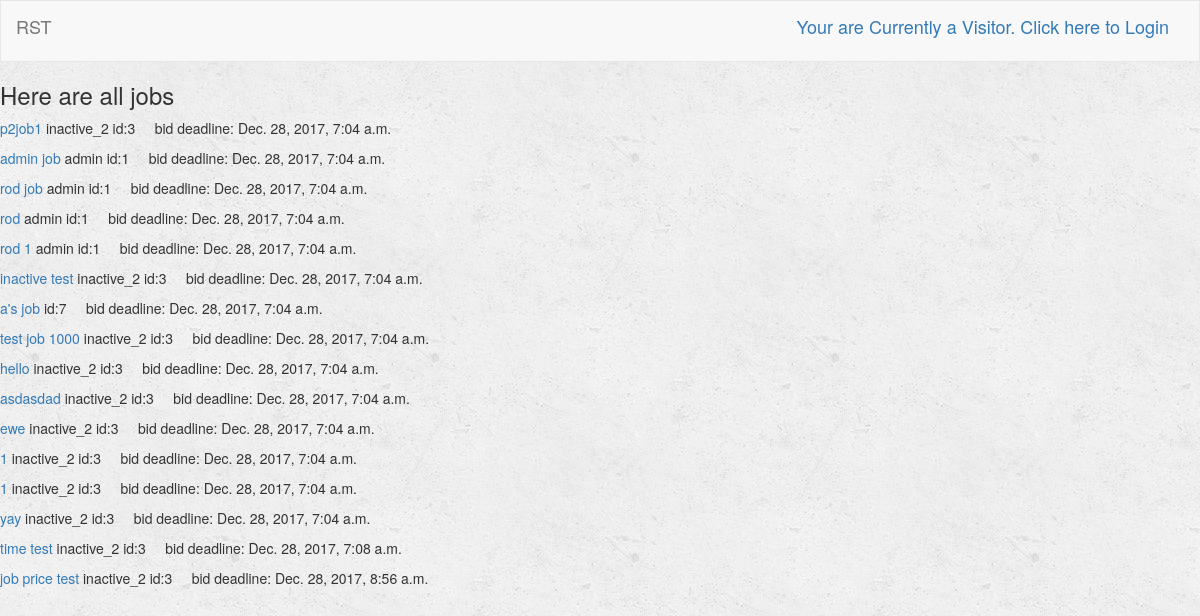
Page /turk/ on the earlier database version.
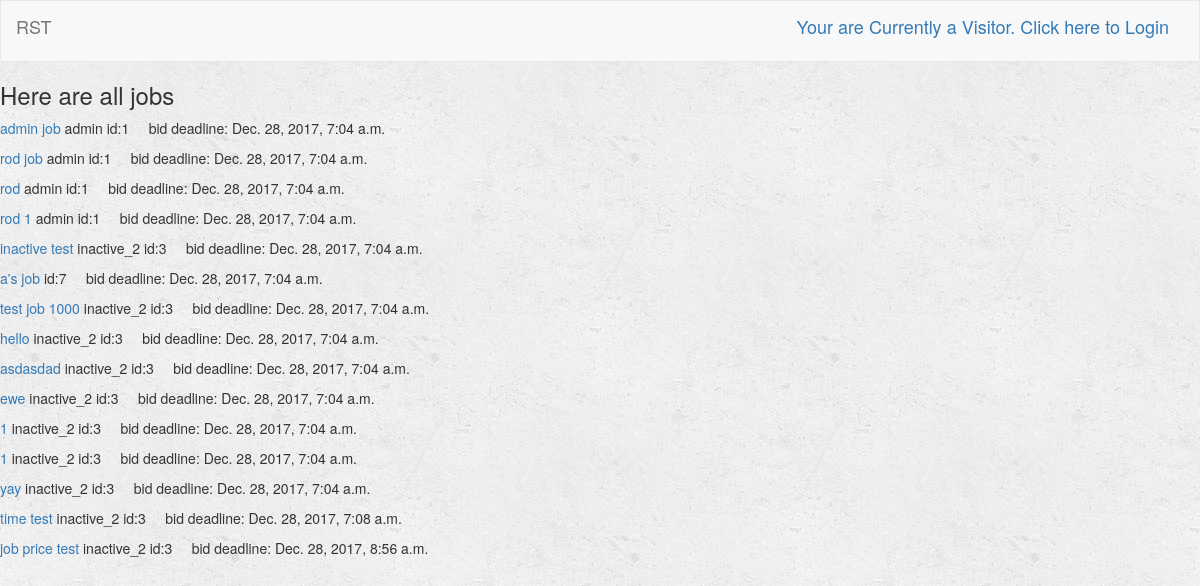
Same page on the later database version.
### turk/models.py (models this page shows, shortened)
class Job(models.Model):
    user = models.ForeignKey(User, on_delete=models.CASCADE, default=1)
    job_title = models.CharField(max_length=250)
    job_description = models.TextField()
    job_price = models.FloatField(default=0)
    is_complete = models.BooleanField(default=False) # job submitted
    is_late = models.BooleanField(default=False)
    is_rated = models.BooleanField(default=False)
    is_open = models.BooleanField(default=True) # Job is still open for bid
    lowest_bid = models.FloatField(validators=[MinValueValidator(0), MaxValueValidator(100)], default=0)
    bid_deadline = models.DateTimeField(default=datetime.now()+timedelta(7))
    job_deadline = models.DateTimeField(default=datetime.now()+timedelta(21))

### turk/views.py (the view)
def index(request):
    all_jobs = Job.objects.filter(is_open=True)
    admin = get_object_or_404(User, pk=1)  # admin
    for i in range(0, len(all_jobs)):
        if timezone.now() - timezone.timedelta(hours=5) > all_jobs[i].bid_deadline:
            all_jobs[i].user.profile.money -= 10  # penalty for having no bidders
            admin.profile.money += 10
            all_jobs[i].is_open = False
            all_jobs[i].is_complete = True # consider job done
            all_jobs[i].user.profile.num_post_ex += 1
            all_jobs[i].save()
            all_jobs[i].user.profile.save()
            admin.profile.save()
            print("No bidder penalty")
    all_jobs = Job.objects.filter(is_open=True)
    for i in range(0, len(all_jobs)):
        print(all_jobs[i].job_title, ": ", all_jobs[i].bid_deadline)
    all_jobs_incomplete = Job.objects.filter(is_complete=False)
    print(len(all_jobs_incomplete))
    for i in range(0, len(all_jobs_incomplete)):
        check_dev_late_proj_penalty(all_jobs_incomplete[i], admin)
    all_jobs = Job.objects.filter(is_open=True)
    if request.user.is_authenticated():
        profile_id = request.user.profile.id
        profile = get_object_or_404(Profile, pk=profile_id)
        user = get_object_or_404(User, pk=profile.user.id)
        give_trophy(profile)
        warn_user(profile)
        if profile.warn_final == True:
            print("Warn_final")
            FormToSuperUser.reason = 'Protest Warning'
            return render(request, 'turk/form_to_superuser.html')
        similar_users = Profile.objects.filter(interest__contains='Being Human').order_by('?')[:3]
        print("similar_users: ", similar_users)
        context = {
            'all_jobs': all_jobs,
            'similar_users': similar_users,
        }
    else:
        context = {
            'all_jobs': all_jobs,
        }
    return render(request, 'turk/index.html', context)

### turk/helper.py (called while the page is built, shortened)
def check_dev_late_proj_penalty(job, super_user):
    today_date = timezone.now() - timezone.timedelta(hours=5)  # -5 hrs b/c wrong timezone
    job_deadline = job.job_deadline
    c = job_deadline - today_date
    diff_seconds = c.seconds
    diff_days = c.days
    print(c.days)
    print("diff seconds: ",diff_seconds)
    print("job_deadline: ", job_deadline)
    print("today_date: ",today_date)
    print("asdaskdljasldjakkdj: ",job.job_title,diff_days,job.is_complete)

### turk/templates/turk/index.html (shortened to what this page needs)
{% extends 'turk/base.html' %}
{% block body %}
    {% if all_jobs %}
        <h3> Here are all jobs </h3>
        {% for job in all_jobs %}
            <p><a href = "{% url 'turk:job_description' job.user.id job.id %}">{{ job.job_title }}</a>
            {{job.user.first_name}} id:{{job.user.id}} &nbsp &nbsp bid deadline: {{job.bid_deadline}}
            </p>
        {% endfor %}
        {% else %}
            <h3> No jobs yet </h3>
    {% endif %}
{% endblock %}

Differences in the rows shown:
no longer on this page (row edited): Job: job_title "p2job1", user.first_name "inactive_2", user.id "3", bid_deadline "Dec. 28, 2017, 7:04 a.m."
